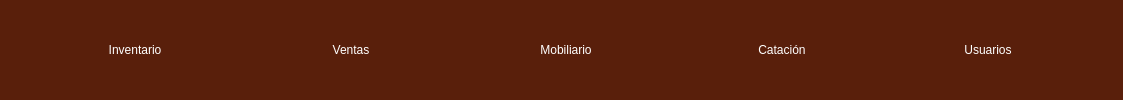
     <widget class="QFrame" name="frame_menu">
      <property name="minimumSize">
       <size>
        <width>0</width>
        <height>100</height>
       </size>
      </property>
      <property name="styleSheet">
       <string notr="true">background-color: rgb(89, 31, 11);
border-bottom-left-radius:20px;
border-bottom-right-radius:20px;</string>
      </property>
      <property name="frameShape">
       <enum>QFrame::StyledPanel</enum>
      </property>
      <property name="frameShadow">
       <enum>QFrame::Raised</enum>
      </property>
      <layout class="QHBoxLayout" name="horizontalLayout">
       <item>
        <spacer name="horizontalSpacer_9">
         <property name="orientation">
          <enum>Qt::Horizontal</enum>
         </property>
         <property name="sizeHint" stdset="0">
          <size>
           <width>49</width>
           <height>20</height>
          </size>
         </property>
        </spacer>
       </item>
       <item>
        <widget class="QPushButton" name="btn_inventario">
         <property name="minimumSize">
          <size>
           <width>150</width>
           <height>75</height>
          </size>
         </property>
         <property name="styleSheet">
          <string notr="true">QFrame{
background-color: rgb(51, 157, 255);
}

QPushButton{
color: rgb(255, 255, 255);
background-color: rgb(89, 31, 11);
border-bottom-left-radius:20px;
font: 75 9pt &quot;Open Sans Semibold&quot;
}

QPushButton:hover{
color: rgb(0, 0, 0);
background-color: rgb(222, 184, 135);
border-bottom-left-radius:20px;
font: 75 9pt  &quot;Open Sans Semibold&quot;
}</string>
         </property>
         <property name="text">
          <string>Inventario</string>
         </property>
         <property name="icon">
          <iconset>
           <normaloff>Imagenes/bolsa-de-cafe.png</normaloff>Imagenes/bolsa-de-cafe.png</iconset>
         </property>
         <property name="iconSize">
          <size>
           <width>50</width>
           <height>50</height>
          </size>
         </property>
        </widget>
       </item>
       <item>
        <spacer name="horizontalSpacer_2">
         <property name="orientation">
          <enum>Qt::Horizontal</enum>
         </property>
         <property name="sizeHint" stdset="0">
          <size>
           <width>60</width>
           <height>20</height>
          </size>
         </property>
        </spacer>
       </item>
       <item>
        <widget class="QPushButton" name="btn_ventas">
         <property name="minimumSize">
          <size>
           <width>150</width>
           <height>75</height>
          </size>
         </property>
         <property name="styleSheet">
          <string notr="true">QFrame{
background-color: rgb(51, 157, 255);
}

QPushButton{
color: rgb(255, 255, 255);
background-color: rgb(89, 31, 11);
border-bottom-left-radius:20px;
font: 75 9pt &quot;Open Sans Semibold&quot;
}

QPushButton:hover{
color: rgb(0, 0, 0);
background-color: rgb(222, 184, 135);
border-bottom-left-radius:20px;
font: 75 9pt  &quot;Open Sans Semibold&quot;
}</string>
         </property>
         <property name="text">
          <string>Ventas</string>
         </property>
         <property name="icon">
          <iconset>
           <normaloff>Imagenes/taza-de-cafe.png</normaloff>Imagenes/taza-de-cafe.png</iconset>
         </property>
         <property name="iconSize">
          <size>
           <width>50</width>
           <height>50</height>
          </size>
         </property>
        </widget>
       </item>
       <item>
        <spacer name="horizontalSpacer_3">
         <property name="orientation">
          <enum>Qt::Horizontal</enum>
         </property>
         <property name="sizeHint" stdset="0">
          <size>
           <width>59</width>
           <height>20</height>
          </size>
         </property>
        </spacer>
       </item>
       <item>
        <widget class="QPushButton" name="btn_mobiliario">
         <property name="minimumSize">
          <size>
           <width>150</width>
           <height>75</height>
          </size>
         </property>
         <property name="styleSheet">
          <string notr="true">QFrame{
background-color: rgb(51, 157, 255);
}

QPushButton{
color: rgb(255, 255, 255);
background-color: rgb(89, 31, 11);
border-bottom-left-radius:20px;
font: 75 9pt &quot;Open Sans Semibold&quot;
}

QPushButton:hover{
color: rgb(0, 0, 0);
background-color: rgb(222, 184, 135);
border-bottom-left-radius:20px;
font: 75 9pt  &quot;Open Sans Semibold&quot;
}</string>
         </property>
         <property name="text">
          <string>Mobiliario</string>
         </property>
         <property name="icon">
          <iconset>
           <normaloff>Imagenes/planta-de-cafe.png</normaloff>Imagenes/planta-de-cafe.png</iconset>
         </property>
         <property name="iconSize">
          <size>
           <width>50</width>
           <height>50</height>
          </size>
         </property>
        </widget>
       </item>
       <item>
        <spacer name="horizontalSpacer_4">
         <property name="orientation">
          <enum>Qt::Horizontal</enum>
         </property>
         <property name="sizeHint" stdset="0">
          <size>
           <width>60</width>
           <height>20</height>
          </size>
         </property>
        </spacer>
       </item>
       <item>
        <widget class="QPushButton" name="btn_catacion">
         <property name="minimumSize">
          <size>
           <width>150</width>
           <height>75</height>
          </size>
         </property>
         <property name="styleSheet">
          <string notr="true">QFrame{
background-color: rgb(51, 157, 255);
}

QPushButton{
color: rgb(255, 255, 255);
background-color: rgb(89, 31, 11);
border-bottom-left-radius:20px;
font: 75 9pt &quot;Open Sans Semibold&quot;
}

QPushButton:hover{
color: rgb(0, 0, 0);
background-color: rgb(222, 184, 135);
border-bottom-left-radius:20px;
font: 75 9pt  &quot;Open Sans Semibold&quot;
}</string>
         </property>
         <property name="text">
          <string>Catación</string>
         </property>
         <property name="icon">
          <iconset>
           <normaloff>Imagenes/924514.png</normaloff>Imagenes/924514.png</iconset>
         </property>
         <property name="iconSize">
          <size>
           <width>50</width>
           <height>50</height>
          </size>
         </property>
        </widget>
       </item>
       <item>
        <spacer name="horizontalSpacer_7">
         <property name="orientation">
          <enum>Qt::Horizontal</enum>
         </property>
         <property name="sizeHint" stdset="0">
          <size>
           <width>50</width>
           <height>20</height>
          </size>
         </property>
        </spacer>
       </item>
       <item>
        <widget class="QPushButton" name="btn_usuario">
         <property name="minimumSize">
          <size>
           <width>150</width>
           <height>75</height>
          </size>
         </property>
         <property name="styleSheet">
          <string notr="true">QFrame{
background-color: rgb(51, 157, 255);
}

QPushButton{
color: rgb(255, 255, 255);
background-color: rgb(89, 31, 11);
border-bottom-left-radius:20px;
font: 75 9pt &quot;Open Sans Semibold&quot;
}

QPushButton:hover{
color: rgb(0, 0, 0);
background-color: rgb(222, 184, 135);
border-bottom-left-radius:20px;
font: 75 9pt  &quot;Open Sans Semibold&quot;
}</string>
         </property>
         <property name="text">
          <string>Usuarios</string>
         </property>
         <property name="icon">
          <iconset>
           <normaloff>Imagenes/cosecha.png</normaloff>Imagenes/cosecha.png</iconset>
         </property>
         <property name="iconSize">
          <size>
           <width>50</width>
           <height>50</height>
          </size>
         </property>
        </widget>
       </item>
       <item>
        <spacer name="horizontalSpacer_8">
         <property name="orientation">
          <enum>Qt::Horizontal</enum>
         </property>
         <property name="sizeHint" stdset="0">
          <size>
           <width>49</width>
           <height>20</height>
          </size>
         </property>
        </spacer>
       </item>
      </layout>
     </widget>
